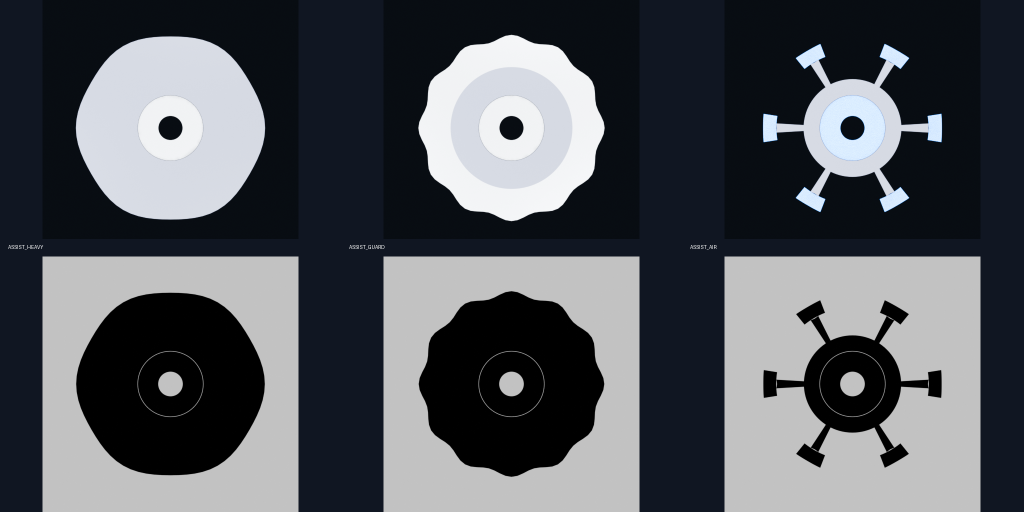
#> input picture battle-top-designer/reports/renders/all_assists_comparison.png, 2048 x 1024 px, given in place of assembly_storm_attack_top.png, which was not available (shown at 1/2 size)
$ python make_contact_sheets.py
#> lines starting #> are read from the running program, lines starting #| are printed output that depends on the picture; pictures that were not available may be replaced by others from this repository, and a replacement may not be noted
"""Compose rendered catalog PNG files into review sheets."""

import argparse

from pathlib import Path

from PIL import Image, ImageDraw


ROOT = Path(__file__).resolve().parent.parent
RENDERS = ROOT / "reports" / "renders"


def contact_sheet(target: str, names: list[str], output_name: str) -> None:
#> called with target = 'assembly_storm_attack', output_name = 'assembly_storm_attack_contact_sheet.png'
    tile_size = 512
    sheet = Image.new("RGB", (tile_size * 3, tile_size * 3), "#101622")
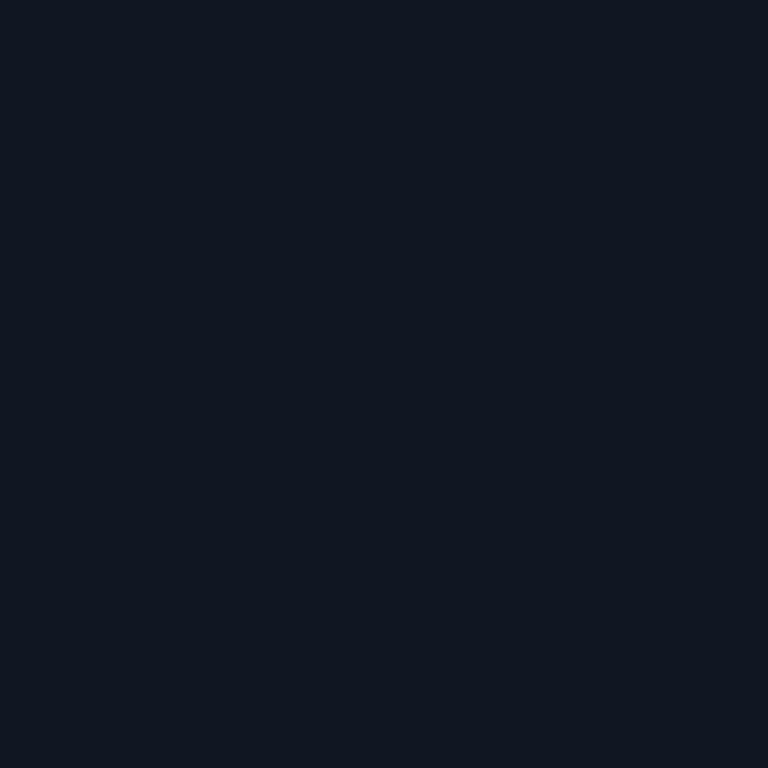
#> sheet: PIL image 1536x1536 RGB (shown at 1/2 size); mean R, G, B 16, 22, 34
    draw = ImageDraw.Draw(sheet)
    for index, name in enumerate(names[:8]):
        path = RENDERS / f"{target}_{name}.png"
        image = Image.open(path).convert("RGB").resize((tile_size, tile_size))
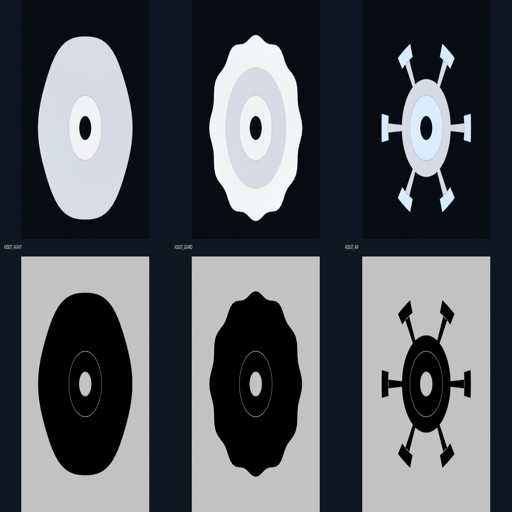
#> image: PIL image 512x512 RGB; mean R, G, B 82.9, 86.2, 91.7
        x = index % 3 * tile_size
        y = index // 3 * tile_size
        sheet.paste(image, (x, y))
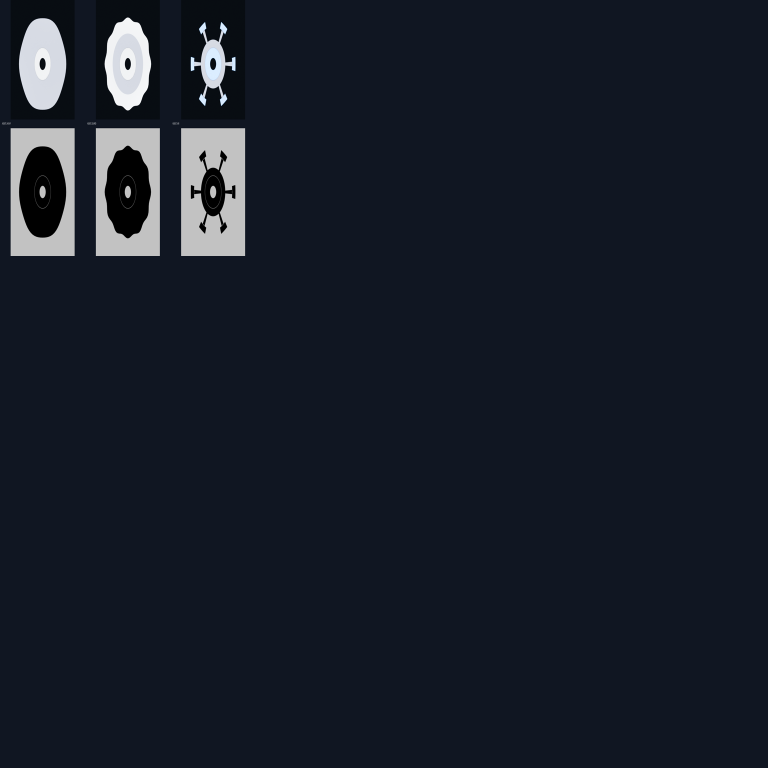
#> sheet: PIL image 1536x1536 RGB (shown at 1/2 size); mean R, G, B 23.4, 29.1, 40.4
        draw.rectangle((x, y + 478, x + tile_size, y + tile_size), fill="#101622")
        draw.text((x + 14, y + 488), name.upper(), fill="white")
#> pass 2 of the loop in contact_sheet, `for index, name in enumerate(names[:8]):`:
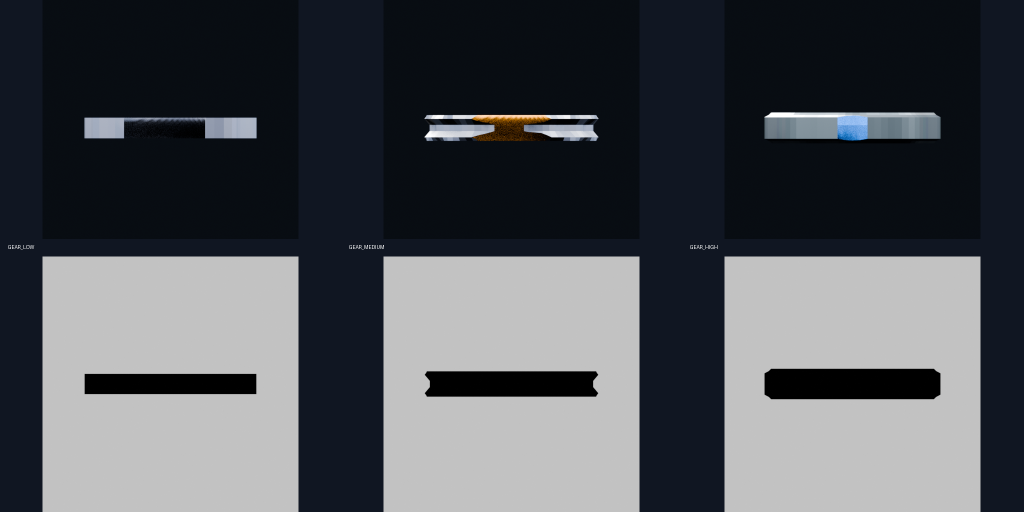
#> input picture battle-top-designer/reports/renders/all_gears_comparison.png, 2048 x 1024 px, given in place of assembly_storm_attack_angle.png, which was not available (shown at 1/2 size)
#> in contact_sheet, `image = Image.open(path).convert("RGB").resize((tile_size, tile_size))`:
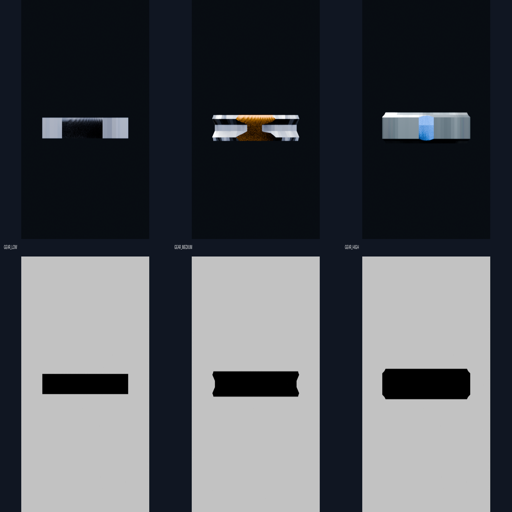
#> image: PIL image 512x512 RGB; mean R, G, B 77.7, 81, 86.3
#> in contact_sheet, `sheet.paste(image, (x, y))`:
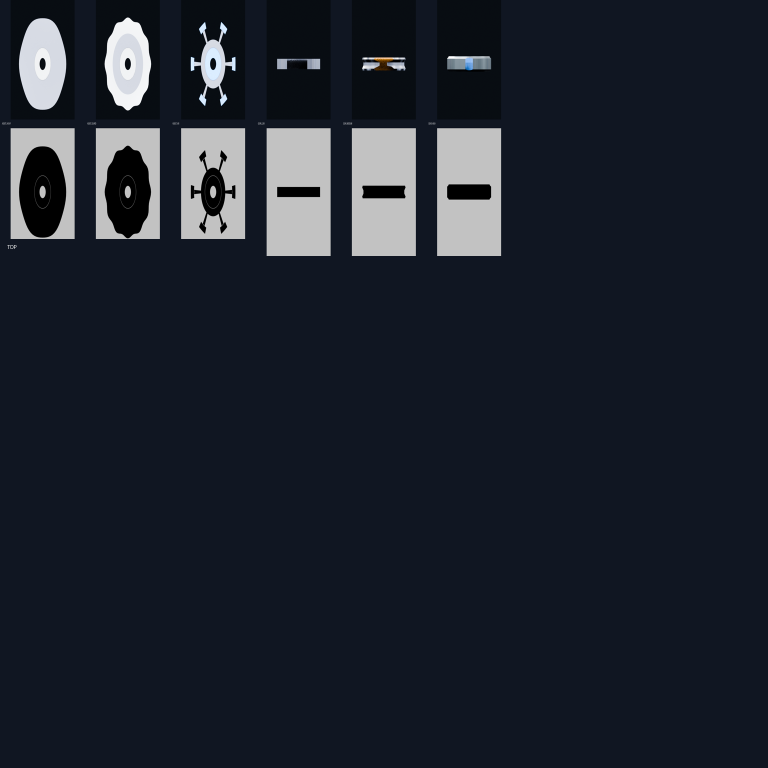
#> sheet: PIL image 1536x1536 RGB (shown at 1/2 size); mean R, G, B 29.3, 34.7, 45.3
    draw.text((tile_size + 32, tile_size * 2 + 230), target.upper(), fill="white")
    output = RENDERS / output_name
    sheet.save(output)
    print(f"NSS_CONTACT_SHEET={output}")


def main() -> None:
    parser = argparse.ArgumentParser(description=__doc__)
    parser.add_argument("--target")
    parser.add_argument("--scope")
    args = parser.parse_args()
    if args.scope == "phase2a":
        for target in ("blade_storm_fang", "blade_iron_bastion", "blade_orbit_halo", "blade_dual_comet"):
            contact_sheet(target, ["top", "perspective_45", "side", "silhouette"], f"{target}_contact_sheet.png")
        return
    if args.target:
        names = ["top", "perspective_45", "side", "silhouette"]
        if args.target.startswith(("gear_", "tip_")):
            names = ["perspective_45", "side", "bottom", "side_silhouette"]
        contact_sheet(
            args.target,
            names,
            f"{args.target}_contact_sheet.png",
        )
        return
    contact_sheet(
        "assembly_storm_attack",
        ["top", "angle", "front", "side", "bottom", "rotated", "exploded", "silhouette"],
        "assembly_storm_attack_contact_sheet.png",
    )
    contact_sheet(
        "blade_storm_fang",
        ["top", "angle", "front", "side", "bottom", "rotated", "silhouette"],
        "storm_fang_contact_sheet.png",
    )
    silhouette = Image.open(RENDERS / "blade_storm_fang_silhouette.png").convert("RGB")
    silhouette.save(RENDERS / "all_blades_silhouette.png")
    print(f"NSS_SILHOUETTE_OVERVIEW={RENDERS / 'all_blades_silhouette.png'}")


if __name__ == "__main__":
#> (the run stopped early here; a loop or call above may not have finished)
